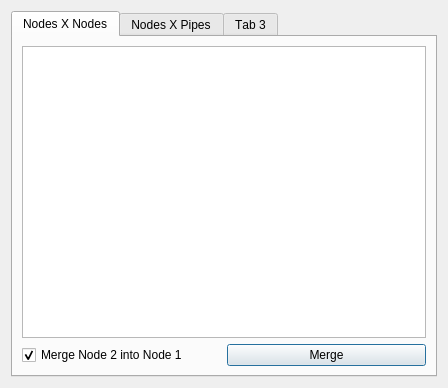
<?xml version="1.0" encoding="UTF-8"?>
<ui version="4.0">
 <class>Dialog</class>
 <widget class="QDialog" name="Dialog">
  <property name="windowModality">
   <enum>Qt::ApplicationModal</enum>
  </property>
  <property name="geometry">
   <rect>
    <x>0</x>
    <y>0</y>
    <width>448</width>
    <height>388</height>
   </rect>
  </property>
  <property name="sizePolicy">
   <sizepolicy hsizetype="Preferred" vsizetype="Preferred">
    <horstretch>0</horstretch>
    <verstretch>0</verstretch>
   </sizepolicy>
  </property>
  <property name="windowTitle">
   <string>Selection Review</string>
  </property>
  <property name="sizeGripEnabled">
   <bool>false</bool>
  </property>
  <property name="modal">
   <bool>true</bool>
  </property>
  <layout class="QVBoxLayout" name="verticalLayout">
   <item>
    <widget class="QTabWidget" name="tabs">
     <property name="sizePolicy">
      <sizepolicy hsizetype="Expanding" vsizetype="Expanding">
       <horstretch>0</horstretch>
       <verstretch>0</verstretch>
      </sizepolicy>
     </property>
     <property name="font">
      <font>
       <kerning>false</kerning>
      </font>
     </property>
     <property name="currentIndex">
      <number>0</number>
     </property>
     <widget class="QWidget" name="mergeFeatures">
      <property name="autoFillBackground">
       <bool>false</bool>
      </property>
      <property name="styleSheet">
       <string notr="true"/>
      </property>
      <attribute name="title">
       <string>Nodes X Nodes</string>
      </attribute>
      <layout class="QGridLayout" name="gridLayout_3">
       <item row="0" column="0" colspan="2">
        <widget class="QTableView" name="tableViewNodeVsNode"/>
       </item>
       <item row="1" column="1">
        <widget class="QPushButton" name="NodeXNodeBtn">
         <property name="text">
          <string>Merge</string>
         </property>
        </widget>
       </item>
       <item row="1" column="0">
        <widget class="QCheckBox" name="nodeVsNodeCheckBox">
         <property name="text">
          <string>Merge Node 2 into Node 1</string>
         </property>
         <property name="checked">
          <bool>true</bool>
         </property>
        </widget>
       </item>
      </layout>
     </widget>
     <widget class="QWidget" name="createSolutiom">
      <attribute name="title">
       <string>Nodes X Pipes</string>
      </attribute>
      <layout class="QGridLayout" name="gridLayout_2">
       <item row="0" column="0">
        <layout class="QVBoxLayout" name="verticalLayout_2">
         <item>
          <widget class="QTableView" name="tableViewNodeVsPipe"/>
         </item>
         <item>
          <layout class="QHBoxLayout" name="horizontalLayout">
           <item>
            <widget class="QCheckBox" name="nodeVsPipeCheckBox">
             <property name="text">
              <string>Connect Node to Pipe</string>
             </property>
             <property name="checked">
              <bool>true</bool>
             </property>
            </widget>
           </item>
           <item>
            <widget class="QPushButton" name="NodeXPipesBtn">
             <property name="text">
              <string>Merge</string>
             </property>
            </widget>
           </item>
          </layout>
         </item>
        </layout>
       </item>
      </layout>
     </widget>
     <widget class="QWidget" name="tab">
      <attribute name="title">
       <string>Tab 3</string>
      </attribute>
      <layout class="QGridLayout" name="gridLayout_4"/>
     </widget>
    </widget>
   </item>
  </layout>
 </widget>
 <resources/>
 <connections/>
</ui>
